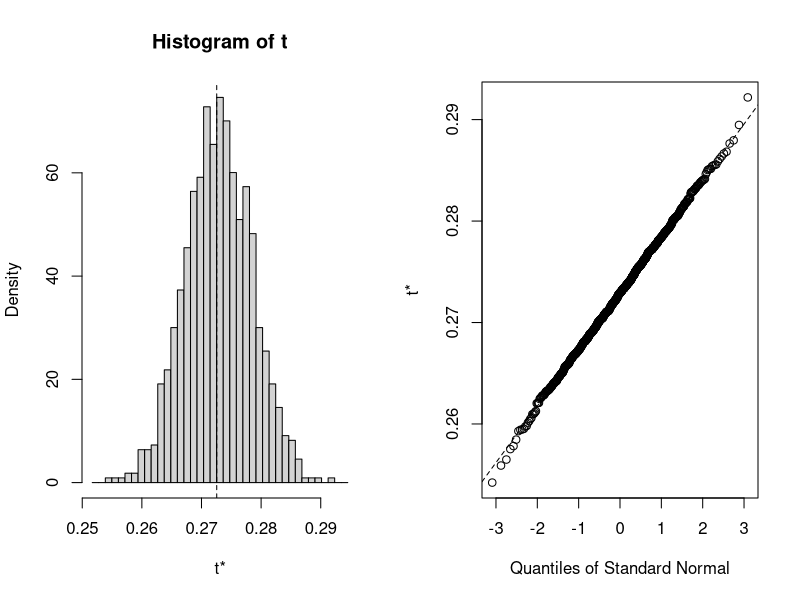
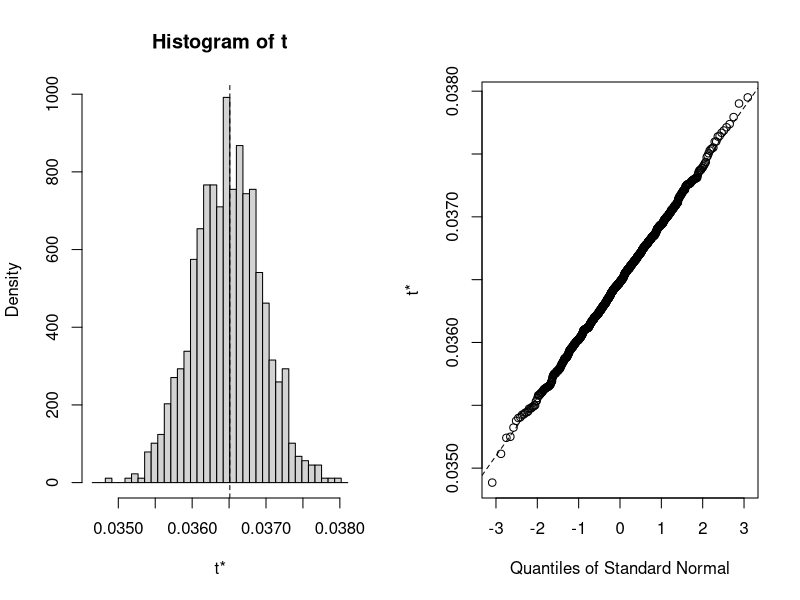

The R source for these figures, in order:
## ---- chunk 1
knitr::opts_chunk$set(echo = TRUE, warning = FALSE, message = FALSE)

library(tidyverse)
library(knitr)
library(dplyr)
library(ggplot2)
library(boot)
## ---- chunk 2
data_low <- read_csv("../Data/Dataset_S1.csv")
data_intermediate <- read_csv("../Data/Dataset_S2.csv")
data_high <- read_csv("../Data/Dataset_S3.csv")
## ---- chunk 3
# https://www.statmethods.net/advstats/bootstrapping.html
# Boot library docs
# calculate the Intercept
OLS_Intercept <- function(formula, data, indices) {
  d <- data[indices,]                   # allows boot to select sample
  fit <- lm(formula, data=d)            # the OLS model
  return (coef(fit)[1])                 # get intercept
}

# calculate the slope
OLS_slope <- function(formula, data, indices) {
  d <- data[indices,]                   # allows boot to select sample
  fit <- lm(formula, data=d)            # the OLS model
  return (coef(fit)[2])                 # get slope
}

## ---- chunk 4

# set seed for production
set.seed(1234)

# bootstrapping with 1000 replications
results_Intercept <- boot(data=data_low, 
                statistic=OLS_Intercept,
                R=1000,
                formula=D47~Temperature)

plot(results_Intercept)

print(boot.ci(results_Intercept, type="bca"))
cat("Mean Intercept:", mean(results_Intercept$t))


## ---- chunk 5
# use the same seed to keep same results
set.seed(1234)

# bootstrapping with 1000 replications
results_Slope <- boot(data=data_low, 
                statistic=OLS_slope,
                R=1000,
                formula=D47~Temperature)

plot(results_Slope)

print(boot.ci(results_Slope, type="bca"))
cat("Mean Slope:", mean(results_Slope$t))
